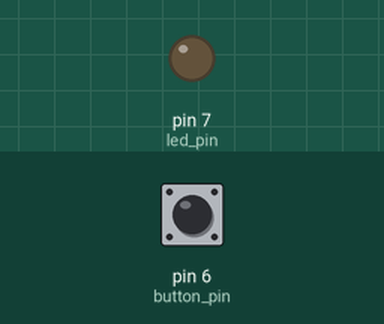
A sketch run on a simulated Arduino Uno, built with avr-gcc and run on an emulated ATmega328P. On the bench: output pins drawn as LEDs (lit = HIGH). Dashed ring = blinking. The test bench sets the inputs (shaded band); at power-on: pin 6 (button_pin) LOW.

Above: at 1.2 s.
1.3 s: pin 6 (button_pin) pulled HIGH for 0.15 s
At 1.54 s:
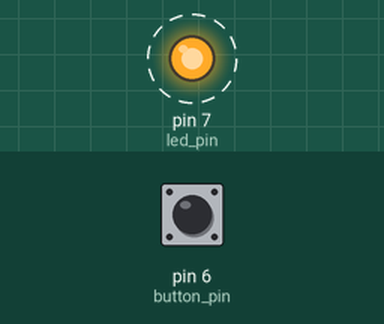
4.3 s: pin 6 (button_pin) pulled HIGH for 1 s
At 4.3 s:
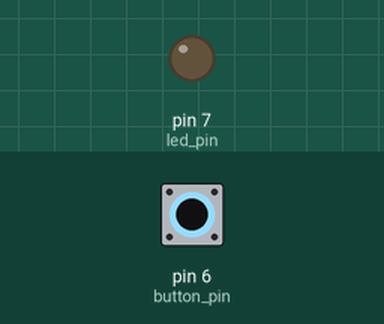
6.8 s: pin 6 (button_pin) pulled HIGH for 3.2 s
At 7.04 s:
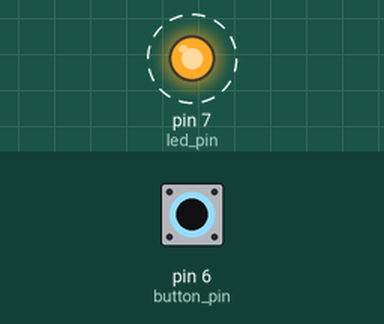
Timing chart, 0 to 17.5 s (numbered marks = the images above; inputs shaded):
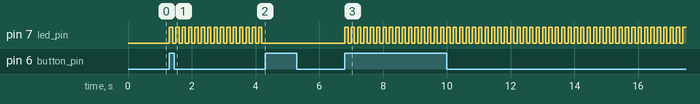

Measured:
- after the input at 1.3 s, pin 7 (led_pin): alternates HIGH for 0.10 s and LOW for 0.10 s, starting at once
- after the input at 4.3 s, pin 7 (led_pin): stops changing and stays LOW
- after the input at 6.8 s, pin 7 (led_pin): alternates HIGH for 0.10 s and LOW for 0.10 s, starting at once

The sketch:

blink_push_III.ino
```cpp
const int led_pin = 7;
const int button_pin = 6;
int last_button_state = 1;
int blinked = 0;
unsigned long last_time = 0;
int led_state = 0;

void setup() {
  // put your setup code here, to run once:
  pinMode(led_pin, OUTPUT);
  pinMode(button_pin, INPUT);
  Serial.begin(9600);
}

void loop() {
  // put your main code here, to run repeatedly:
  int button_state = digitalRead(button_pin);
  if (button_state == 1 && last_button_state == 0) {
    blinked = !blinked;
  }

  if (blinked == 1) {
    unsigned long current_time = millis();
    if (current_time - last_time >= 100) {
      led_state = !led_state;
      last_time = current_time;
    }
  }
  else {
    led_state = 0;
  }

  digitalWrite(led_pin, led_state);

  last_button_state = button_state;
}
```
